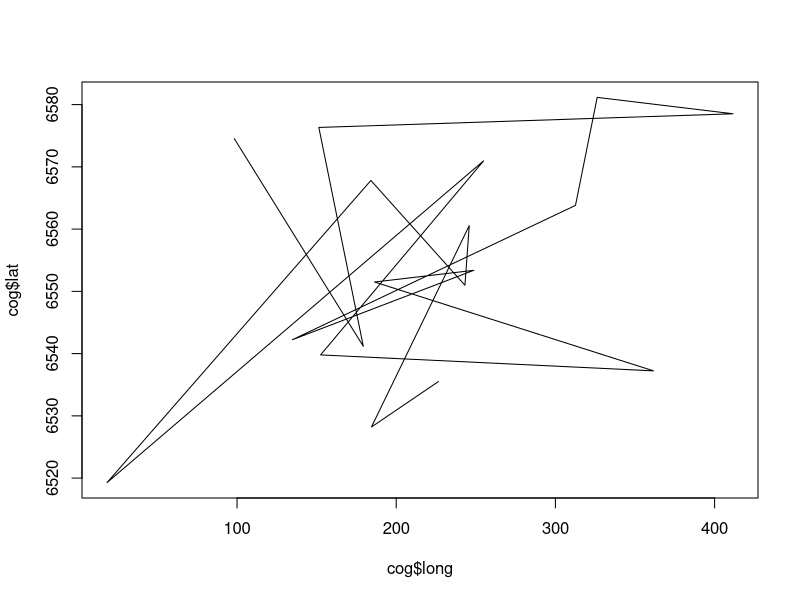

Here is the R script that generated this plot: (Note: this script raises an error after producing the figure.)
rm(list=ls())


# Libraries
library(readr)
library(tidyverse)
library(ggrepel)

# Load data
cog <- read_csv("data/vast/cog.csv", quote = "\\\"")
names(cog) <- c('m','Year','cog','se')

cog <- cbind(subset(cog, m==1),subset(cog, m==2))
names(cog) <- c('m','year','long','se.long','m2','year2','lat','se.lat')
cog$m <- cog$year2 <- cog$m2 <- NULL
cog$latc <- cog$lat-cog$lat[1] 
cog$longc <- cog$long-cog$long[1]

plot(cog$long,cog$lat, type='l')

circles <- read.table(text="        x           y     sizes
    0 0 10", header=TRUE)

ii <- cut(cog$year, breaks = seq(min(cog$year), max(cog$year), len = 100), include.lowest = TRUE)
color <- colorRampPalette(c("blue", "skyblue2", "lightgoldenrodyellow","lightsalmon","indianred4"))(99)[ii]
cog$color <- color

windows()
ggplot(cog, aes(x=longc, y=latc, colour=year)) + geom_path(lwd=3) +
  theme_bw() + geom_point(size=3) +
  ylim(-70,70) + xlim(-220,220) +
  scale_color_gradient(low='blue', high='lightgreen') +
  theme(panel.grid.major = element_blank(), 
        panel.grid.minor = element_blank(), 
        panel.background = element_blank(), 
        line = element_blank(),
        panel.border = element_blank(),
        axis.line = element_line(colour = "black")) +
  theme(legend.position="none") + ylab('') + xlab('') +
  theme(axis.text = element_blank(),
        axis.title = element_text(size=14))+
  geom_vline(xintercept=0, lwd=1.25) + geom_hline(yintercept=0, lwd=1.25)

